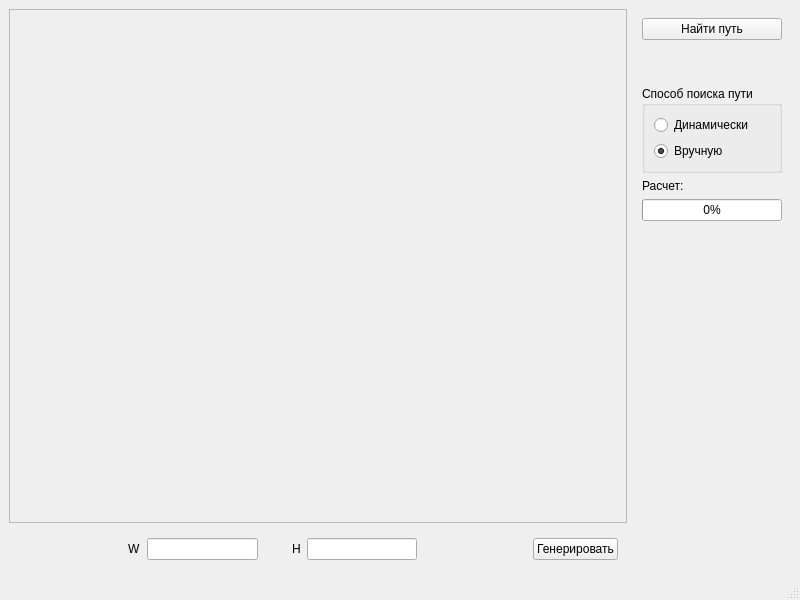
<?xml version="1.0" encoding="UTF-8"?>
<ui version="4.0">
 <class>MainWindow</class>
 <widget class="QMainWindow" name="MainWindow">
  <property name="geometry">
   <rect>
    <x>0</x>
    <y>0</y>
    <width>800</width>
    <height>600</height>
   </rect>
  </property>
  <property name="windowTitle">
   <string>MainWindow</string>
  </property>
  <widget class="QWidget" name="centralwidget">
   <layout class="QGridLayout" name="gridLayout" columnstretch="1,0">
    <item row="0" column="0">
     <widget class="QFrame" name="graphicsView">
      <property name="frameShape">
       <enum>QFrame::Shape::StyledPanel</enum>
      </property>
      <property name="frameShadow">
       <enum>QFrame::Shadow::Raised</enum>
      </property>
     </widget>
    </item>
    <item row="0" column="1">
     <layout class="QVBoxLayout" name="verticalLayout_2">
      <property name="leftMargin">
       <number>9</number>
      </property>
      <property name="topMargin">
       <number>9</number>
      </property>
      <property name="rightMargin">
       <number>9</number>
      </property>
      <property name="bottomMargin">
       <number>9</number>
      </property>
      <item>
       <widget class="QPushButton" name="pbPathFinding">
        <property name="text">
         <string>Найти путь</string>
        </property>
       </widget>
      </item>
      <item>
       <spacer name="verticalSpacer_2">
        <property name="orientation">
         <enum>Qt::Orientation::Vertical</enum>
        </property>
        <property name="sizeType">
         <enum>QSizePolicy::Policy::Minimum</enum>
        </property>
        <property name="sizeHint" stdset="0">
         <size>
          <width>20</width>
          <height>40</height>
         </size>
        </property>
       </spacer>
      </item>
      <item>
       <widget class="QGroupBox" name="groupBox">
        <property name="title">
         <string>Способ поиска пути</string>
        </property>
        <property name="checkable">
         <bool>false</bool>
        </property>
        <layout class="QVBoxLayout" name="verticalLayout">
         <item>
          <widget class="QRadioButton" name="rdAnimated">
           <property name="text">
            <string>Динамически</string>
           </property>
          </widget>
         </item>
         <item>
          <widget class="QRadioButton" name="rbManually">
           <property name="text">
            <string>Вручную</string>
           </property>
           <property name="checked">
            <bool>true</bool>
           </property>
          </widget>
         </item>
        </layout>
       </widget>
      </item>
      <item>
       <widget class="QLabel" name="label">
        <property name="text">
         <string>Расчет:</string>
        </property>
       </widget>
      </item>
      <item>
       <widget class="QProgressBar" name="progressBar">
        <property name="enabled">
         <bool>true</bool>
        </property>
        <property name="value">
         <number>0</number>
        </property>
       </widget>
      </item>
      <item>
       <spacer name="verticalSpacer">
        <property name="orientation">
         <enum>Qt::Orientation::Vertical</enum>
        </property>
        <property name="sizeType">
         <enum>QSizePolicy::Policy::Expanding</enum>
        </property>
        <property name="sizeHint" stdset="0">
         <size>
          <width>20</width>
          <height>40</height>
         </size>
        </property>
       </spacer>
      </item>
     </layout>
    </item>
    <item row="1" column="0">
     <layout class="QHBoxLayout" name="horizontalLayout">
      <property name="leftMargin">
       <number>9</number>
      </property>
      <property name="topMargin">
       <number>9</number>
      </property>
      <property name="rightMargin">
       <number>9</number>
      </property>
      <property name="bottomMargin">
       <number>9</number>
      </property>
      <item>
       <spacer name="horizontalSpacer_2">
        <property name="orientation">
         <enum>Qt::Orientation::Horizontal</enum>
        </property>
        <property name="sizeHint" stdset="0">
         <size>
          <width>40</width>
          <height>20</height>
         </size>
        </property>
       </spacer>
      </item>
      <item>
       <widget class="QLabel" name="lbW">
        <property name="text">
         <string>W</string>
        </property>
       </widget>
      </item>
      <item>
       <widget class="QLineEdit" name="leW">
        <property name="inputMask">
         <string/>
        </property>
       </widget>
      </item>
      <item>
       <spacer name="horizontalSpacer">
        <property name="orientation">
         <enum>Qt::Orientation::Horizontal</enum>
        </property>
        <property name="sizeType">
         <enum>QSizePolicy::Policy::Fixed</enum>
        </property>
        <property name="sizeHint" stdset="0">
         <size>
          <width>28</width>
          <height>20</height>
         </size>
        </property>
       </spacer>
      </item>
      <item>
       <widget class="QLabel" name="lbH">
        <property name="text">
         <string>H</string>
        </property>
       </widget>
      </item>
      <item>
       <widget class="QLineEdit" name="leH"/>
      </item>
      <item>
       <spacer name="horizontalSpacer_3">
        <property name="orientation">
         <enum>Qt::Orientation::Horizontal</enum>
        </property>
        <property name="sizeHint" stdset="0">
         <size>
          <width>40</width>
          <height>20</height>
         </size>
        </property>
       </spacer>
      </item>
      <item>
       <widget class="QPushButton" name="pbGenerate">
        <property name="text">
         <string>Генерировать</string>
        </property>
       </widget>
      </item>
     </layout>
    </item>
   </layout>
  </widget>
  <widget class="QStatusBar" name="statusbar"/>
 </widget>
 <tabstops>
  <tabstop>leW</tabstop>
  <tabstop>leH</tabstop>
  <tabstop>pbPathFinding</tabstop>
 </tabstops>
 <resources/>
 <connections/>
</ui>
